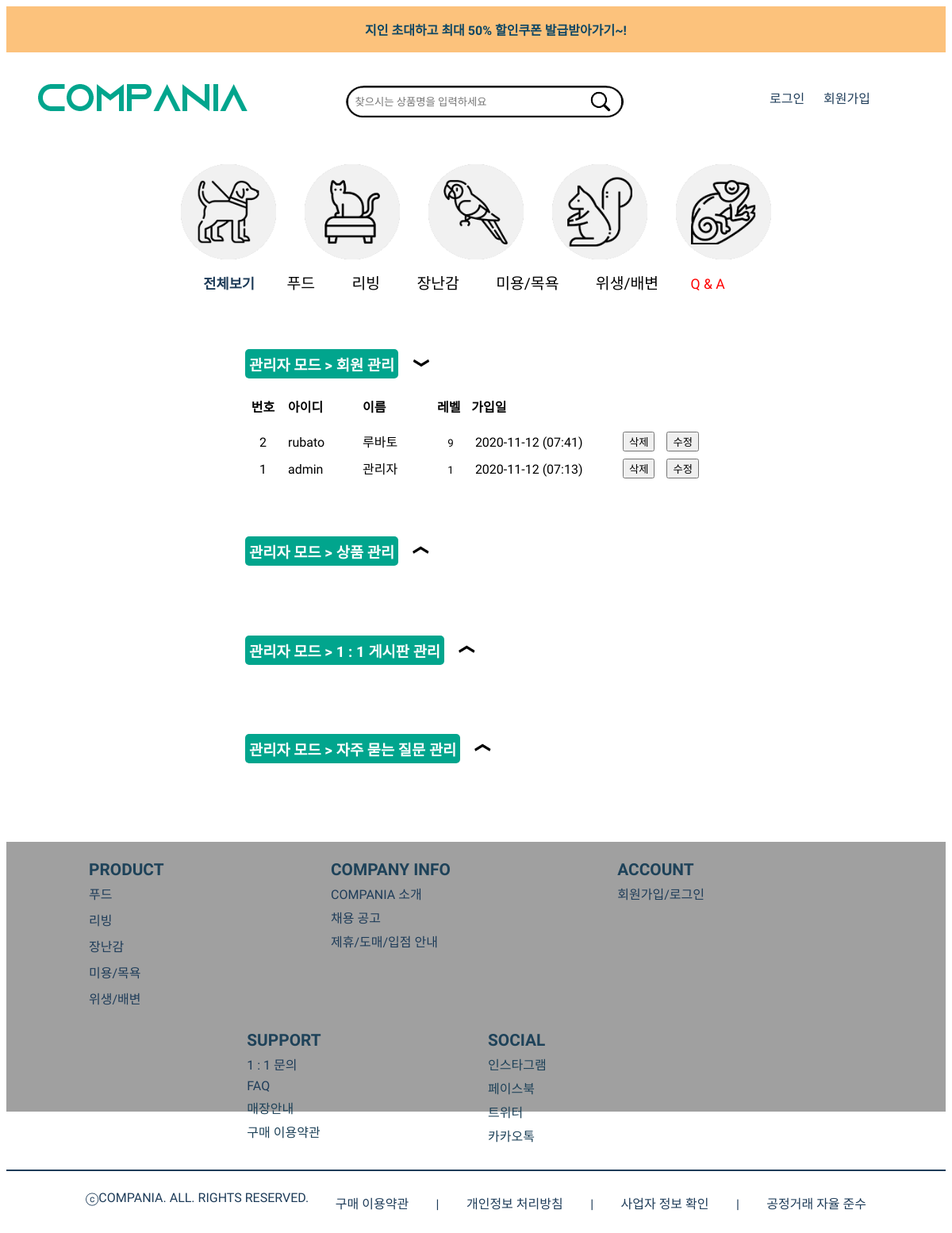
The app's page /admin.php with its own data.
### tables this page shows
CREATE TABLE `members` (
  `num` int(11) NOT NULL,
  `id` char(15) NOT NULL,
  `pass` char(15) NOT NULL,
  `name` char(10) NOT NULL,
  `tel` char(20) NOT NULL,
  `email` char(80) NOT NULL,
  `animal_name` char(30) DEFAULT NULL,
  `animal_sort` char(20) DEFAULT NULL,
  `regist_day` char(20) DEFAULT NULL,
  `level` int(11) DEFAULT NULL
);

### admin.php (the view, shortened to what this page needs)
<!DOCTYPE html>
<html>
    <head>
        <link rel="stylesheet" href="css/jquery.bxslider.min.css">
    </head>
        <body>
            <?php include "header.php";?>
        <section>
            <div id="admin_box">
                <div id="admin-member">
                    <div id="admin-title">
                        <h3>관리자 모드 > 회원 관리</h3>
                        <button class="admin-close1"></button>
                    </div>
                    <ul id="member_list">
                        <li class="list-table">
                            <p class="col1">번호</p>
                            <p class="col2">아이디</p>
                            <p class="col3">이름</p>
                            <p class="col4">레벨</p>
                            <p class="col6">가입일</p>
                        </li>
                            <?php
                            $con = mysqli_connect("localhost", "user2", "12345", "compania");
                            $sql = "select * from members order by num desc";
                            $result = mysqli_query($con, $sql);
                            $total_record = mysqli_num_rows($result);
                            $number = $total_record;
                            while ($row = mysqli_fetch_array($result))
                            {
                                $num         = $row["num"];
                                $id          = $row["id"];
                                $name        = $row["name"];
                                $level       = $row["level"];
                                $regist_day  = $row["regist_day"];
                            ?>
                        <li class="list-table">
                            <form method="post" action="admin_member_update.php?num=<?=$num?>">
                                <p class="col1"><?=$number?></p>
                                <p class="col2"><?=$id?></p>
                                <p class="col3"><?=$name?></p>
                                <p class="col4"><input type="text" name="level" value="<?=$level?>"></p>
                                <p class="col6"><?=$regist_day?></p>
                                <span class="col7"><button type="submit">수정</button></span>
                                <span class="col8"><button type="button" onclick="location.href='admin_member_delete.php?num=<?=$num?>'">삭제</button></span>
                            </form>
                        </li>
                        <?php
                            $number--;
                            }
                        ?>
                    </ul>
                </div>
                <div id="admin-product">
                    <div id="admin-title">
                        <h3>관리자 모드 > 상품 관리</h3>
                        <button class="admin-open2"></button>
                    </div>
                </div>
                <div id="admin-one">
                    <div id="admin-title">
                        <h3>관리자 모드 > 1 : 1 게시판 관리</h3>
                        <button class="admin-open3"></button>
                    </div>
                </div>
                <div id="admin-qna">
                    <div id="admin-title">
                        <h3>관리자 모드 > 자주 묻는 질문 관리</h3>
                        <button class="admin-open4"></button>
                    </div>
                </div>
            </div>
        </section>
        <?php include "footer.php";?>
    </body>
</html>

### css/admin-web.css (style rules this page uses)
@media all and (min-width:1023px) and (max-width:2048px) { #admin_box { padding:10px; } }
@media all and (min-width:1023px) and (max-width:2048px) { #admin-member { width:50%; margin:auto; padding-bottom:50px; } }
@media all and (min-width:1023px) and (max-width:2048px) { #admin-title>h3 { display:inline-block; background-color:rgba(1,165,141); color:white; padding:5px; border-radius: 5px; display:inline-block; } }
@media all and (min-width:1023px) and (max-width:2048px) { #admin-title>button { margin:10px; } }
@media all and (min-width:1023px) and (max-width:2048px) { .admin-open1, .admin-open2, .admin-open3, .admin-open4 { border:none; background-color:white; background-image:url('../images/btn_allowclose.png'); background-repeat: no-repeat; width:30px; height:20px; } }
@media all and (min-width:1023px) and (max-width:2048px) { .admin-close1, .admin-close2, .admin-close3, .admin-close4 { border:none; background-color:white; background-image:url('../images/btn_allowopen.png'); background-repeat: no-repeat; width:30px; height:20px; } }
@media all and (min-width:1023px) and (max-width:2048px) { .list-table { width:100%; padding:5px; } }
@media all and (min-width:1023px) and (max-width:2048px) { .list-table>p { font-weight:bolder; margin:0; display:inline-block; padding-bottom:10px; margin-right:10px; } }
@media all and (min-width:1023px) and (max-width:2048px) { .col1 { width:35px; text-align:center; } }
@media all and (min-width:1023px) and (max-width:2048px) { .list-table>form>.col1 { width:35px; } }
@media all and (min-width:1023px) and (max-width:2048px) { .col3, .col2 { width:80px; } }
@media all and (min-width:1023px) and (max-width:2048px) { .list-table>form { text-align:left; } }
@media all and (min-width:1023px) and (max-width:2048px) { .list-table>form>p { margin:0; display:inline-block; margin-right:10px; } }
@media all and (min-width:1023px) and (max-width:2048px) { .list-table>form>p>input { border:none; width:30px; text-align:center; } }
@media all and (min-width:1023px) and (max-width:2048px) { .list-table>form>span>button { float:right; margin-right:15px; } }
@media all and (min-width:1023px) and (max-width:2048px) { #admin-product { padding-bottom:50px; width:50%; margin:auto; } }
@media all and (min-width:1023px) and (max-width:2048px) { #admin-one { margin:auto; width:50%; padding-bottom:50px; } }
@media all and (min-width:1023px) and (max-width:2048px) { #admin-qna { margin:auto; width:50%; padding-bottom:70px; } }

### css/header-webtest.css (style rules this page uses)
@media all and (min-width:1024px) and (max-width:2048px) { ul, li { list-style: none; } }

### css/footer-web.css (style rules this page uses)
@media all and (min-width:1024px) and (max-width:2048px) { ul, li { list-style-type:none; margin:0; padding:0; } }

### records on screen
members: id "rubato", name "루바토", level "9", regist_day "2020-11-12 (07:41)"
members: id "admin", name "관리자", level "1", regist_day "2020-11-12 (07:13)"
